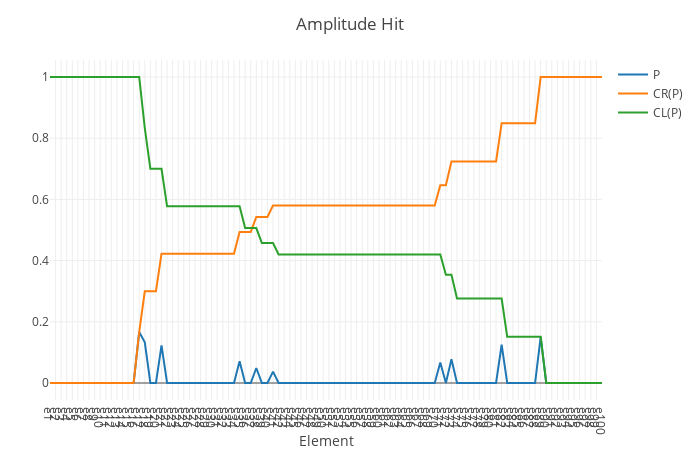

Notebook cell for this chart:
### Code cell
am_h_ = am_ .* is_h_

am_h_p_ = am_h_ / sum(am_h_)

am_h_p_cr_ = cumsum(am_h_p_) .+ small_number

am_h_p_cl_ = cumulate_sum_reverse(am_h_p_) .+ small_number

plot_x_y((am_h_p_, am_h_p_cr_, am_h_p_cl_); name_ = ("P", "CR(P)", "CL(P)"), layout = merge(layout, Layout(title = "Amplitude Hit")))
